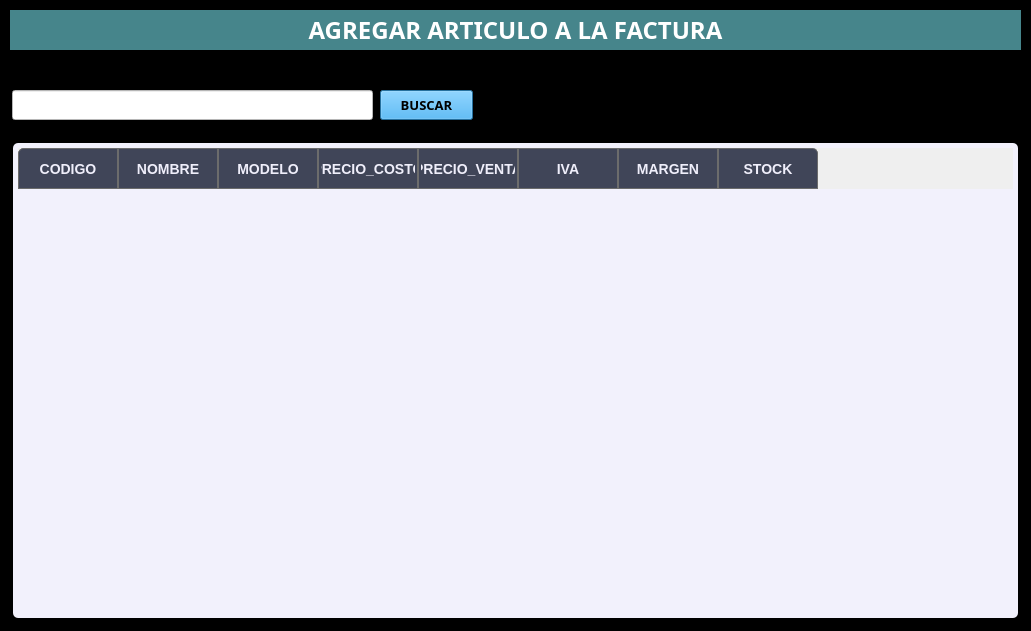
<?xml version="1.0" encoding="UTF-8"?>
<ui version="4.0">
 <class>ventana_agregarItemFactura</class>
 <widget class="QDialog" name="ventana_agregarItemFactura">
  <property name="geometry">
   <rect>
    <x>0</x>
    <y>0</y>
    <width>1031</width>
    <height>631</height>
   </rect>
  </property>
  <property name="minimumSize">
   <size>
    <width>1031</width>
    <height>631</height>
   </size>
  </property>
  <property name="maximumSize">
   <size>
    <width>1031</width>
    <height>631</height>
   </size>
  </property>
  <property name="windowTitle">
   <string>Dialog</string>
  </property>
  <property name="styleSheet">
   <string notr="true">QDialog{
background-color:#000000
}</string>
  </property>
  <widget class="QLineEdit" name="lineEdit_BuscarItemArticuloNvaFactura">
   <property name="geometry">
    <rect>
     <x>12</x>
     <y>90</y>
     <width>361</width>
     <height>30</height>
    </rect>
   </property>
   <property name="minimumSize">
    <size>
     <width>0</width>
     <height>30</height>
    </size>
   </property>
   <property name="palette">
    <palette>
     <active>
      <colorrole role="Button">
       <brush brushstyle="SolidPattern">
        <color alpha="255">
         <red>255</red>
         <green>255</green>
         <blue>255</blue>
        </color>
       </brush>
      </colorrole>
      <colorrole role="Base">
       <brush brushstyle="SolidPattern">
        <color alpha="255">
         <red>255</red>
         <green>255</green>
         <blue>255</blue>
        </color>
       </brush>
      </colorrole>
      <colorrole role="Window">
       <brush brushstyle="SolidPattern">
        <color alpha="255">
         <red>255</red>
         <green>255</green>
         <blue>255</blue>
        </color>
       </brush>
      </colorrole>
     </active>
     <inactive>
      <colorrole role="Button">
       <brush brushstyle="SolidPattern">
        <color alpha="255">
         <red>255</red>
         <green>255</green>
         <blue>255</blue>
        </color>
       </brush>
      </colorrole>
      <colorrole role="Base">
       <brush brushstyle="SolidPattern">
        <color alpha="255">
         <red>255</red>
         <green>255</green>
         <blue>255</blue>
        </color>
       </brush>
      </colorrole>
      <colorrole role="Window">
       <brush brushstyle="SolidPattern">
        <color alpha="255">
         <red>255</red>
         <green>255</green>
         <blue>255</blue>
        </color>
       </brush>
      </colorrole>
     </inactive>
     <disabled>
      <colorrole role="Button">
       <brush brushstyle="SolidPattern">
        <color alpha="255">
         <red>255</red>
         <green>255</green>
         <blue>255</blue>
        </color>
       </brush>
      </colorrole>
      <colorrole role="Base">
       <brush brushstyle="SolidPattern">
        <color alpha="255">
         <red>255</red>
         <green>255</green>
         <blue>255</blue>
        </color>
       </brush>
      </colorrole>
      <colorrole role="Window">
       <brush brushstyle="SolidPattern">
        <color alpha="255">
         <red>255</red>
         <green>255</green>
         <blue>255</blue>
        </color>
       </brush>
      </colorrole>
     </disabled>
    </palette>
   </property>
   <property name="font">
    <font>
     <pointsize>18</pointsize>
    </font>
   </property>
   <property name="styleSheet">
    <string notr="true">QLineEdit{
background-color:#ffffff;
}</string>
   </property>
  </widget>
  <widget class="QPushButton" name="bt_BuscarItemArticuloNvaFactura">
   <property name="geometry">
    <rect>
     <x>380</x>
     <y>90</y>
     <width>93</width>
     <height>30</height>
    </rect>
   </property>
   <property name="minimumSize">
    <size>
     <width>0</width>
     <height>30</height>
    </size>
   </property>
   <property name="font">
    <font>
     <family>Orbitron SemiBold</family>
     <pointsize>10</pointsize>
     <weight>75</weight>
     <bold>true</bold>
    </font>
   </property>
   <property name="styleSheet">
    <string notr="true">QPushButton{
background-color:#2caeff;
}

QPushButton:hover{
background-color:#39ffa3;
}</string>
   </property>
   <property name="text">
    <string>BUSCAR</string>
   </property>
  </widget>
  <widget class="QTableWidget" name="tableWidgetAgregarArtNvaFactura">
   <property name="geometry">
    <rect>
     <x>10</x>
     <y>140</y>
     <width>1011</width>
     <height>481</height>
    </rect>
   </property>
   <property name="font">
    <font>
     <pointsize>-1</pointsize>
    </font>
   </property>
   <property name="styleSheet">
    <string notr="true">QTableView{
color: #000 ;
text-align: center;
padding: 5px;
margin: 3px;
border-radius: 5px;
font-size: 14px;
background-color: #FFF2F1FC; 
}

QTableView QTableCornerButton::section {
   	border-top-left-radius: 5px;
    border: 0.5px solid #6c6c6c;
 background-color: #BF060C26; 
}
QTableView QHeaderView::section::last:horizontal{
	border-top-right-radius: 5px;
}


QTableView QHeaderView::section::first:horizontal {
	border-top-left-radius: 5px;
}



 QTableView ::section{
	padding: 2px 5px ;
	color: #D9D9D9 ;
	  qproperty-alignment: AlignCenter;
	border: 1px solid grey;
	background-color:#1f232a;
	height: 35;
}


 QTableView QHeaderView::section:vertical {
 border: 0.5px solid #6c6c6c;
	padding: 1px;
  font-weight: bold; /* Poner en negrita */
  font-size: 10px; /* Tamaño de la letra */
  padding: 1px;
color: #FFEFEEFA;
 background-color: #BF060C26; 
}

QTableView::item:selected {
    background-color:#FF1EB0ED;
	color: white;
}

/*
QTableView::item:selected {
    background-color:#FF1EB0ED;
	color: white;
}
*/

/*
QTableView::item:selected:!focus {
    background-color:#FF1EB0ED;
	color: white;
}
*/

QHeaderView { 
qproperty-defaultAlignment: AlignCenter; 
}

	/* centrar titulos y dar padding */
QTableView QHeaderView::section:horizontal {
  font-weight: bold; /* Poner en negrita */
  font-size: 14px; /* Tamaño de la letra */
 /* padding: 2px 5px ;
  margin: 2px;*/
   text-align: center;
	padding: 2px;
  color: #FFEFEEFA;
 border: 0.5px solid #6c6c6c;
 background-color: #BF060C26;
}
</string>
   </property>
   <column>
    <property name="text">
     <string>CODIGO</string>
    </property>
   </column>
   <column>
    <property name="text">
     <string>NOMBRE</string>
    </property>
   </column>
   <column>
    <property name="text">
     <string>MODELO</string>
    </property>
   </column>
   <column>
    <property name="text">
     <string>PRECIO_COSTO</string>
    </property>
   </column>
   <column>
    <property name="text">
     <string>PRECIO_VENTA</string>
    </property>
   </column>
   <column>
    <property name="text">
     <string>IVA</string>
    </property>
   </column>
   <column>
    <property name="text">
     <string>MARGEN</string>
    </property>
   </column>
   <column>
    <property name="text">
     <string>STOCK</string>
    </property>
   </column>
  </widget>
  <widget class="QLabel" name="labelArticulo_2">
   <property name="geometry">
    <rect>
     <x>10</x>
     <y>10</y>
     <width>1011</width>
     <height>40</height>
    </rect>
   </property>
   <property name="minimumSize">
    <size>
     <width>0</width>
     <height>40</height>
    </size>
   </property>
   <property name="maximumSize">
    <size>
     <width>16777215</width>
     <height>40</height>
    </size>
   </property>
   <property name="font">
    <font>
     <family>Goldman</family>
     <pointsize>18</pointsize>
     <weight>75</weight>
     <bold>true</bold>
    </font>
   </property>
   <property name="styleSheet">
    <string notr="true">QLabel{
background-color:#46858b;
color:#ffffff
}</string>
   </property>
   <property name="text">
    <string>AGREGAR ARTICULO A LA FACTURA</string>
   </property>
   <property name="alignment">
    <set>Qt::AlignCenter</set>
   </property>
  </widget>
 </widget>
 <resources/>
 <connections/>
</ui>
